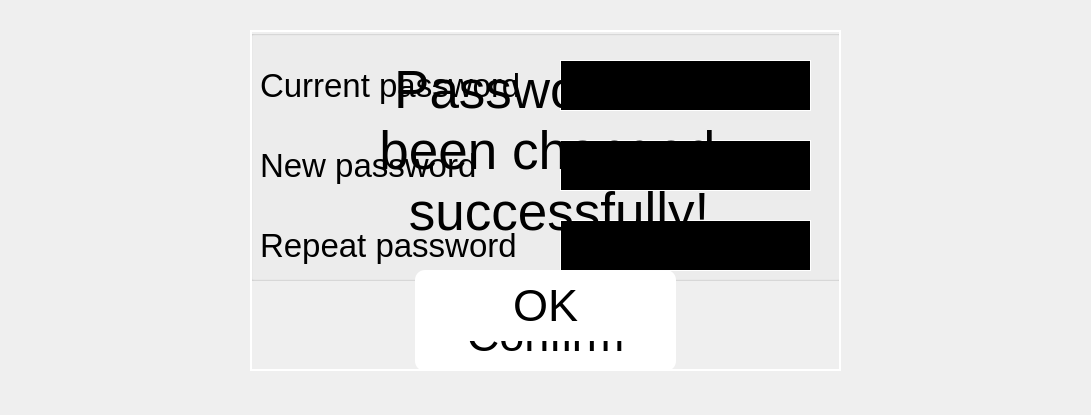
    <widget class="QWidget" name="password">
     <property name="geometry">
      <rect>
       <x>0</x>
       <y>0</y>
       <width>1091</width>
       <height>415</height>
      </rect>
     </property>
     <property name="font">
      <font>
       <family>Arial</family>
      </font>
     </property>
     <attribute name="label">
      <string>CHANGE PASSWORD</string>
     </attribute>
     <widget class="QPushButton" name="btnConfirmPass">
      <property name="geometry">
       <rect>
        <x>415</x>
        <y>300</y>
        <width>261</width>
        <height>71</height>
       </rect>
      </property>
      <property name="font">
       <font>
        <family>Ubuntu</family>
        <pointsize>34</pointsize>
        <weight>50</weight>
        <bold>false</bold>
       </font>
      </property>
      <property name="focusPolicy">
       <enum>Qt::ClickFocus</enum>
      </property>
      <property name="styleSheet">
       <string notr="true">border: 2px white;
border-radius: 10px;
padding: 0 8px;
background: white;
color: black;</string>
      </property>
      <property name="text">
       <string>Confirm</string>
      </property>
     </widget>
     <widget class="QGroupBox" name="groupBox">
      <property name="geometry">
       <rect>
        <x>250</x>
        <y>30</y>
        <width>591</width>
        <height>251</height>
       </rect>
      </property>
      <property name="font">
       <font>
        <family>Ubuntu</family>
       </font>
      </property>
      <property name="title">
       <string/>
      </property>
      <widget class="QLineEdit" name="txtNewPass">
       <property name="geometry">
        <rect>
         <x>310</x>
         <y>110</y>
         <width>251</width>
         <height>51</height>
        </rect>
       </property>
       <property name="font">
        <font>
         <family>Ubuntu</family>
         <pointsize>24</pointsize>
        </font>
       </property>
       <property name="focusPolicy">
        <enum>Qt::ClickFocus</enum>
       </property>
       <property name="acceptDrops">
        <bool>true</bool>
       </property>
       <property name="styleSheet">
        <string notr="true">border: 1px solid white;
padding: 0 8px;
background: black;
color: white;</string>
       </property>
       <property name="text">
        <string/>
       </property>
       <property name="maxLength">
        <number>10</number>
       </property>
       <property name="echoMode">
        <enum>QLineEdit::Password</enum>
       </property>
      </widget>
      <widget class="QLineEdit" name="txtConfPass">
       <property name="geometry">
        <rect>
         <x>310</x>
         <y>190</y>
         <width>251</width>
         <height>51</height>
        </rect>
       </property>
       <property name="font">
        <font>
         <family>Ubuntu</family>
         <pointsize>24</pointsize>
        </font>
       </property>
       <property name="focusPolicy">
        <enum>Qt::ClickFocus</enum>
       </property>
       <property name="acceptDrops">
        <bool>true</bool>
       </property>
       <property name="styleSheet">
        <string notr="true">border: 1px solid white;
padding: 0 8px;
background: black;
color: white;</string>
       </property>
       <property name="text">
        <string/>
       </property>
       <property name="maxLength">
        <number>10</number>
       </property>
       <property name="echoMode">
        <enum>QLineEdit::Password</enum>
       </property>
      </widget>
      <widget class="QLabel" name="lblCurrPass">
       <property name="geometry">
        <rect>
         <x>10</x>
         <y>35</y>
         <width>291</width>
         <height>41</height>
        </rect>
       </property>
       <property name="font">
        <font>
         <family>Ubuntu</family>
         <pointsize>25</pointsize>
         <weight>50</weight>
         <bold>false</bold>
        </font>
       </property>
       <property name="text">
        <string>Current password</string>
       </property>
      </widget>
      <widget class="QLabel" name="lblConfPass">
       <property name="geometry">
        <rect>
         <x>10</x>
         <y>195</y>
         <width>291</width>
         <height>41</height>
        </rect>
       </property>
       <property name="font">
        <font>
         <family>Ubuntu</family>
         <pointsize>25</pointsize>
         <weight>50</weight>
         <bold>false</bold>
        </font>
       </property>
       <property name="text">
        <string>Repeat password</string>
       </property>
      </widget>
      <widget class="QLineEdit" name="txtCurrPass">
       <property name="geometry">
        <rect>
         <x>310</x>
         <y>30</y>
         <width>251</width>
         <height>51</height>
        </rect>
       </property>
       <property name="font">
        <font>
         <family>Ubuntu</family>
         <pointsize>24</pointsize>
        </font>
       </property>
       <property name="focusPolicy">
        <enum>Qt::ClickFocus</enum>
       </property>
       <property name="acceptDrops">
        <bool>true</bool>
       </property>
       <property name="styleSheet">
        <string notr="true">border: 1px solid white;
padding: 0 8px;
background: black;
color: white;</string>
       </property>
       <property name="text">
        <string/>
       </property>
       <property name="maxLength">
        <number>10</number>
       </property>
       <property name="echoMode">
        <enum>QLineEdit::Password</enum>
       </property>
      </widget>
      <widget class="QLabel" name="lblNewPass">
       <property name="geometry">
        <rect>
         <x>10</x>
         <y>115</y>
         <width>291</width>
         <height>41</height>
        </rect>
       </property>
       <property name="font">
        <font>
         <family>Ubuntu</family>
         <pointsize>25</pointsize>
         <weight>50</weight>
         <bold>false</bold>
        </font>
       </property>
       <property name="text">
        <string>New password</string>
       </property>
      </widget>
     </widget>
     <widget class="QGroupBox" name="grBoxPassMessage">
      <property name="geometry">
       <rect>
        <x>250</x>
        <y>30</y>
        <width>591</width>
        <height>341</height>
       </rect>
      </property>
      <property name="styleSheet">
       <string notr="true">border: 2px solid white;</string>
      </property>
      <property name="title">
       <string/>
      </property>
      <widget class="QLabel" name="lblPassMessage">
       <property name="geometry">
        <rect>
         <x>100</x>
         <y>30</y>
         <width>391</width>
         <height>181</height>
        </rect>
       </property>
       <property name="font">
        <font>
         <family>Ubuntu</family>
         <pointsize>40</pointsize>
        </font>
       </property>
       <property name="styleSheet">
        <string notr="true">border:0px;</string>
       </property>
       <property name="text">
        <string>   Password has
  been changed
    successfully!</string>
       </property>
      </widget>
      <widget class="QPushButton" name="btnOk">
       <property name="geometry">
        <rect>
         <x>165</x>
         <y>240</y>
         <width>261</width>
         <height>71</height>
        </rect>
       </property>
       <property name="font">
        <font>
         <family>Ubuntu</family>
         <pointsize>34</pointsize>
         <weight>50</weight>
         <bold>false</bold>
        </font>
       </property>
       <property name="focusPolicy">
        <enum>Qt::ClickFocus</enum>
       </property>
       <property name="styleSheet">
        <string notr="true">border: 2px white;
border-radius: 10px;
padding: 0 8px;
background: white;
color: black;</string>
       </property>
       <property name="text">
        <string>OK</string>
       </property>
      </widget>
     </widget>
    </widget>
